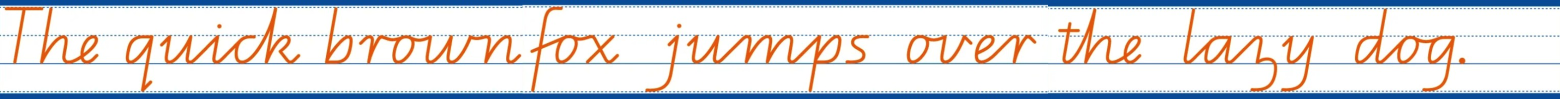
#> input picture docs/qld-cursive-reference.png, 3120 x 198 px, given in place of image-c1196c9d-5261-4044-a496-3ba42188554d.png, which was not available (shown at 1/2 size)
$ python remove-bg.py
#> lines starting #> are read from the running program, lines starting #| are printed output that depends on the picture; after the words box and inside, x2 and y2 are one past the last pixel; in counts of white or black regions, pixels touching at a corner belong together; pictures that were not available may be replaced by others from this repository, and a replacement may not be noted
#!/usr/bin/env python3
"""Remove checkerboard backgrounds while preserving white logo letters and mascot eye whites."""
from __future__ import annotations

from collections import deque
from pathlib import Path

import numpy as np
from PIL import Image
from scipy import ndimage

ROOT = Path(__file__).resolve().parents[1]
PUBLIC = ROOT / 'public'
SOURCES = {
    'logo.png': Path('/Users/niccomino/.cursor/projects/Users-niccomino-Desktop-spellwaves/assets/image-c1196c9d-5261-4044-a496-3ba42188554d.png'),
    'mascot-thinking.png': Path('/Users/niccomino/.cursor/projects/Users-niccomino-Desktop-spellwaves/assets/image-5b91d180-855c-4214-a893-721d12a7da73.png'),
    'mascot-idea.png': Path('/Users/niccomino/.cursor/projects/Users-niccomino-Desktop-spellwaves/assets/image-a468c32f-89a7-422a-8f34-a005ec01cbca.png'),
    'mascot-spelling.png': Path('/Users/niccomino/.cursor/projects/Users-niccomino-Desktop-spellwaves/assets/image-721c1157-33e1-4ec9-8522-2f3088e21e90.png'),
    'icon-home.png': Path('/Users/niccomino/.cursor/projects/Users-niccomino-Desktop-spellwaves/assets/image-2e43d994-2af8-49c9-85f6-25e31b11d45f.png'),
    'icon-learn.png': Path('/Users/niccomino/.cursor/projects/Users-niccomino-Desktop-spellwaves/assets/image-0f524ed3-1c61-457d-aeb6-6f389ff960ea.png'),
    'icon-segment.png': Path('/Users/niccomino/.cursor/projects/Users-niccomino-Desktop-spellwaves/assets/image-98a8e13c-5d99-440e-b780-8aaca7b4a697.png'),
    'icon-activities.png': Path('/Users/niccomino/.cursor/projects/Users-niccomino-Desktop-spellwaves/assets/image-4a259e1a-6433-48be-bbd5-09f7be324585.png'),
    'icon-teacher.png': Path('/Users/niccomino/.cursor/projects/Users-niccomino-Desktop-spellwaves/assets/image-1c9108cf-b0e3-4c3a-b92d-a85105857318.png'),
    'icon-activity-word-build.png': Path('/Users/niccomino/.cursor/projects/Users-niccomino-Desktop-spellwaves/assets/image-081eb6bb-915c-4cee-b3f4-19f0a5f64bf6.png'),
    'icon-activity-spell-check.png': Path('/Users/niccomino/.cursor/projects/Users-niccomino-Desktop-spellwaves/assets/image-8a6c23f2-7733-413f-b818-7688adfb0f3d.png'),
    'icon-activity-suffix-match.png': Path('/Users/niccomino/.cursor/projects/Users-niccomino-Desktop-spellwaves/assets/image-2b4652d3-614c-4aea-ba39-79501debec3d.png'),
    'icon-activity-handwriting.png': Path('/Users/niccomino/.cursor/projects/Users-niccomino-Desktop-spellwaves/assets/image-6dda4eb7-a0c4-4f27-906f-ddd2de50a328.png'),
    'icon-activity-test-mode.png': Path('/Users/niccomino/.cursor/projects/Users-niccomino-Desktop-spellwaves/assets/image-8fdb20e2-eae0-42e3-9661-a95c8963c032.png'),
    'icon-stat-sounds.png': Path('/Users/niccomino/.cursor/projects/Users-niccomino-Desktop-spellwaves/assets/image-24b4bbb7-1a6a-4470-895e-f181efc0016b.png'),
    'icon-stat-suffixes.png': Path('/Users/niccomino/.cursor/projects/Users-niccomino-Desktop-spellwaves/assets/image-5b34a46e-a721-4f90-ba70-a5acd59a1bba.png'),
    'icon-stat-prefixes.png': Path('/Users/niccomino/.cursor/projects/Users-niccomino-Desktop-spellwaves/assets/image-ecb8cd03-a8d9-4800-b8ba-06df9e4110f6.png'),
}


def sat(rgb: np.ndarray) -> np.ndarray:
    return rgb.max(axis=2) - rgb.min(axis=2)


def checker_mask(rgb: np.ndarray) -> np.ndarray:
    return (sat(rgb) <= 16) & (rgb.min(axis=2) >= 228)


def flood_checkerboard_from_edges(arr: np.ndarray) -> None:
    h, w = arr.shape[:2]
    check = checker_mask(arr[:, :, :3])
    bg = np.zeros((h, w), bool)
    visited = np.zeros((h, w), bool)
    seeds = [(x, 0) for x in range(w)] + [(x, h - 1) for x in range(w)]
    seeds += [(0, y) for y in range(h)] + [(w - 1, y) for y in range(h)]
    for sx, sy in seeds:
        if visited[sy, sx] or not check[sy, sx]:
            continue
        q: deque[tuple[int, int]] = deque([(sx, sy)])
        visited[sy, sx] = True
        while q:
            x, y = q.popleft()
            if check[y, x]:
                bg[y, x] = True
                for nx, ny in ((x + 1, y), (x - 1, y), (x, y + 1), (x, y - 1)):
                    if 0 <= nx < w and 0 <= ny < h and not visited[ny, nx] and check[ny, nx]:
                        visited[ny, nx] = True
                        q.append((nx, ny))
    arr[bg, 3] = 0
    arr[bg, :3] = 0


def keep_connected(arr: np.ndarray, *, ink_mask: np.ndarray, include_neutral: bool) -> None:
    h, w = arr.shape[:2]
    rgb = arr[:, :, :3].astype(np.int16)
    visible = arr[:, :, 3] > 10
    neutral = visible & (sat(rgb) <= 18) & (rgb.min(axis=2) >= 225)
    keep = ink_mask.copy()
    visited = ink_mask.copy()
    q: deque[tuple[int, int]] = deque([(x, y) for y in range(h) for x in range(w) if ink_mask[y, x]])
    while q:
        x, y = q.popleft()
        for nx, ny in ((x + 1, y), (x - 1, y), (x, y + 1), (x, y - 1)):
            if not (0 <= nx < w and 0 <= ny < h) or visited[ny, nx] or not visible[ny, nx]:
                continue
            if ink_mask[ny, nx] or (include_neutral and neutral[ny, nx]):
                visited[ny, nx] = True
                keep[ny, nx] = True
                q.append((nx, ny))
    remove = visible & ~keep
    arr[remove, 3] = 0
    arr[remove, :3] = 0


def flood_solid_bg_from_edges(arr: np.ndarray, bg_mask: np.ndarray) -> None:
    h, w = arr.shape[:2]
    bg = np.zeros((h, w), bool)
    visited = np.zeros((h, w), bool)
    seeds = [(x, 0) for x in range(w)] + [(x, h - 1) for x in range(w)]
    seeds += [(0, y) for y in range(h)] + [(w - 1, y) for y in range(h)]
    for sx, sy in seeds:
        if visited[sy, sx] or not bg_mask[sy, sx]:
            continue
        q: deque[tuple[int, int]] = deque([(sx, sy)])
        visited[sy, sx] = True
        while q:
            x, y = q.popleft()
            if bg_mask[y, x]:
                bg[y, x] = True
                for nx, ny in ((x + 1, y), (x - 1, y), (x, y + 1), (x, y - 1)):
                    if 0 <= nx < w and 0 <= ny < h and not visited[ny, nx] and bg_mask[ny, nx]:
                        visited[ny, nx] = True
                        q.append((nx, ny))
    arr[bg, 3] = 0
    arr[bg, :3] = 0


def strip_logo_outer_fringe(arr: np.ndarray, passes: int = 14) -> None:
    for _ in range(passes):
        visible = arr[:, :, 3] > 0
        trans = arr[:, :, 3] == 0
        near = visible & ndimage.binary_dilation(trans, iterations=1)
        rgb = arr[:, :, :3].astype(np.int16)
        white_body = ndimage.binary_dilation(visible & (rgb.min(axis=2) > 235), iterations=10)
        purple_body = ndimage.binary_dilation(
            visible & (rgb[:, :, 2] > rgb[:, :, 0] + 20) & (sat(rgb) > 20),
            iterations=12,
        )
        bad = near & ~(white_body | purple_body) & (rgb.min(axis=2) > 155)
        arr[bad, 3] = 0
        arr[bad, :3] = 0


def shrink_alpha(arr: np.ndarray, px: int = 1) -> None:
    fg = arr[:, :, 3] > 0
    for _ in range(px):
        fg = ndimage.binary_erosion(fg, structure=np.ones((3, 3), bool))
    arr[~fg, 3] = 0
    arr[~fg, :3] = 0
    arr[fg, 3] = 255


def green_bg_mask(rgb: np.ndarray, *, threshold: int = 12) -> np.ndarray:
    r, g, b = rgb[:, :, 0].astype(np.int16), rgb[:, :, 1].astype(np.int16), rgb[:, :, 2].astype(np.int16)
    dominance = g - np.maximum(r, b)
    return (g > 70) & (dominance > threshold)


def strip_green_spill(arr: np.ndarray, *, passes: int = 20) -> None:
    """Remove green-screen spill on anti-aliased edges."""
    for _ in range(passes):
        visible = arr[:, :, 3] > 0
        trans = arr[:, :, 3] == 0
        near = visible & ndimage.binary_dilation(trans, iterations=2)
        rgb = arr[:, :, :3].astype(np.int16)
        r, g, b = rgb[:, :, 0], rgb[:, :, 1], rgb[:, :, 2]
        spill = near & (g > r + 3) & (g > b + 3) & (g > 45)
        strong = spill & green_bg_mask(rgb, threshold=5)
        arr[strong, 3] = 0
        arr[strong, :3] = 0
        mild = spill & ~strong
        arr[mild, 1] = np.clip(((r[mild] + b[mild]) // 2), 0, 255)


def strip_green_fringe(arr: np.ndarray, *, passes: int = 16) -> None:
    for _ in range(passes):
        visible = arr[:, :, 3] > 0
        trans = arr[:, :, 3] == 0
        near = visible & ndimage.binary_dilation(trans, iterations=1)
        rgb = arr[:, :, :3].astype(np.int16)
        white_body = ndimage.binary_dilation(visible & (rgb.min(axis=2) > 230), iterations=12)
        purple_body = ndimage.binary_dilation(
            visible & (rgb[:, :, 2] > rgb[:, :, 0] + 15) & (sat(rgb) > 15),
            iterations=14,
        )
        black_body = ndimage.binary_dilation(visible & (rgb.max(axis=2) < 60), iterations=10)
        core = white_body | purple_body | black_body
        bad = near & ~core & (rgb[:, :, 1] > rgb[:, :, 0]) & (rgb[:, :, 1] > rgb[:, :, 2])
        arr[bad, 3] = 0
        arr[bad, :3] = 0


def purple_sidebar_bg_mask(rgb: np.ndarray) -> np.ndarray:
    rgb = rgb.astype(np.int16)
    r, g, b = rgb[:, :, 0], rgb[:, :, 1], rgb[:, :, 2]
    s = sat(rgb)
    return (b >= 130) & (b > r + 12) & (g < 200) & (s >= 6)


def process_logo(arr: np.ndarray) -> None:
    """Remove solid export backgrounds while keeping artwork."""
    rgb = arr[:, :, :3].astype(np.int16)
    h, w = rgb.shape[:2]
    corners = np.array([rgb[0, 0], rgb[0, w - 1], rgb[h - 1, 0], rgb[h - 1, w - 1]])

    edge_pixels = np.concatenate([rgb[0], rgb[-1], rgb[:, 0], rgb[:, -1]])
    if purple_sidebar_bg_mask(edge_pixels.reshape(1, -1, 3)).mean() > 0.12:
        flood_solid_bg_from_edges(arr, purple_sidebar_bg_mask(rgb))
        rgb = arr[:, :, :3].astype(np.int16)
        visible = arr[:, :, 3] > 10
        s = sat(rgb)
        mx = rgb.max(axis=2)
        ink = visible & ((mx < 95) | (rgb.min(axis=2) > 215) | (s > 12))
        keep_connected(arr, ink_mask=ink, include_neutral=True)
        whiten_dark_in_white_regions(arr)
        strip_logo_outer_fringe(arr)
        shrink_alpha(arr, px=1)
        return

    # Chroma-key green screen export
    if green_bg_mask(rgb)[0, 0] or green_bg_mask(rgb)[h - 1, w - 1]:
        flood_solid_bg_from_edges(arr, green_bg_mask(rgb, threshold=10))
        for _ in range(8):
            visible = arr[:, :, 3] > 0
            stragglers = visible & green_bg_mask(arr[:, :, :3].astype(np.int16), threshold=8)
            arr[stragglers, 3] = 0
            arr[stragglers, :3] = 0
        strip_green_spill(arr)
        strip_green_fringe(arr)
        shrink_alpha(arr, px=1)
        return

    if corners.max() < 35:
        flood_solid_bg_from_edges(arr, rgb.max(axis=2) < 28)
        return

    ref = np.median(
        [rgb[0, 0], rgb[0, w - 1], rgb[h - 1, 0], rgb[h - 1, w - 1], rgb[0, w // 2], rgb[h - 1, w // 2]],
        axis=0,
    ).astype(np.int16)

    bg_mask = np.abs(rgb - ref).max(axis=2) <= 38
    flood_solid_bg_from_edges(arr, bg_mask)

    rgb = arr[:, :, :3].astype(np.int16)
    visible = arr[:, :, 3] > 10
    s = sat(rgb)
    mx = rgb.max(axis=2)
    ink = visible & ((mx < 95) | (rgb.min(axis=2) > 215) | (s > 12))
    keep_connected(arr, ink_mask=ink, include_neutral=True)
    whiten_dark_in_white_regions(arr)
    strip_logo_outer_fringe(arr)
    shrink_alpha(arr, px=1)


def whiten_dark_in_white_regions(arr: np.ndarray, passes: int = 12) -> None:
    """Remove dark inner-shadow specks inside white SPELL letter fills."""
    h, w = arr.shape[:2]
    for _ in range(passes):
        rgb = arr[:, :, :3]
        visible = arr[:, :, 3] > 10
        mx = rgb.max(axis=2)
        white = visible & (rgb.min(axis=2) > 248)
        trans = arr[:, :, 3] == 0
        outer_black = visible & (mx < 85) & ndimage.binary_dilation(trans, iterations=4)

        fix = np.zeros((h, w), bool)
        for y in range(2, h - 2):
            for x in range(2, w - 2):
                if not visible[y, x] or outer_black[y, x] or mx[y, x] > 115:
                    continue
                wn = sum(
                    1 for dy in range(-2, 3) for dx in range(-2, 3) if white[y + dy, x + dx]
                )
                if wn >= 6:
                    fix[y, x] = True
        arr[fix] = [255, 255, 255, 255]


def process_mascot(orig: np.ndarray, arr: np.ndarray) -> None:
    rgb = arr[:, :, :3].astype(np.int16)
    orig_rgb = orig[:, :, :3].astype(np.int16)
    visible = arr[:, :, 3] > 10
    blue = visible & (rgb[:, :, 2] > rgb[:, :, 0] + 8) & (rgb[:, :, 2] > 75)
    blue_near = ndimage.binary_dilation(blue, iterations=7)
    orig_white = (orig_rgb.min(axis=2) >= 240) & (sat(orig_rgb) <= 8)
    restore = (~visible) & blue_near & orig_white
    arr[restore] = orig[restore]
    flood_checkerboard_from_edges(arr)

    s = sat(rgb)
    mx = rgb.max(axis=2)
    r, g, b = rgb[:, :, 0], rgb[:, :, 1], rgb[:, :, 2]
    visible = arr[:, :, 3] > 10
    fg = visible & (
        ((b > r + 8) & (b > 75))
        | ((r > 130) & (g > 60) & (b < 150))
        | (mx < 95)
        | (s > 40)
    )
    keep_connected(arr, ink_mask=fg, include_neutral=True)

    for _ in range(10):
        a = arr[:, :, 3]
        rgb2 = arr[:, :, :3]
        trans = a == 0
        light = (a > 0) & (sat(rgb2) <= 10) & (rgb2.min(axis=2) >= 232)
        halo = light & ndimage.binary_dilation(trans, iterations=1)
        arr[halo, 3] = 0
        arr[halo, :3] = 0


def add_white_border(arr: np.ndarray, px: int = 5) -> np.ndarray:
    """Add a white border that follows the logo silhouette."""
    h, w = arr.shape[:2]
    pad = px + 2
    padded = np.zeros((h + 2 * pad, w + 2 * pad, 4), dtype=np.uint8)
    padded[pad : pad + h, pad : pad + w] = arr

    mask = padded[:, :, 3] > 10
    dilated = mask.copy()
    struct = np.ones((3, 3), dtype=bool)
    for _ in range(px):
        dilated = ndimage.binary_dilation(dilated, structure=struct)

    out = np.zeros_like(padded)
    out[dilated] = [255, 255, 255, 255]
    out[mask] = padded[mask]
    return out


NAV_ICONS = {
    'icon-home.png',
    'icon-learn.png',
    'icon-segment.png',
    'icon-activities.png',
    'icon-teacher.png',
}


def process_icon(orig: np.ndarray, arr: np.ndarray) -> None:
    """Sticker-style sidebar icons: remove checkerboard, keep purple/white/black art."""
    process_mascot(orig, arr)


def process_all() -> None:
    PUBLIC.mkdir(parents=True, exist_ok=True)
    for name, src in SOURCES.items():
        orig = np.array(Image.open(src).convert('RGBA'))
        arr = orig.copy()
        flood_checkerboard_from_edges(arr)
#> in checker_mask, `return (sat(rgb) <= 16) & (rgb.min(axis=2) >= 228)`:
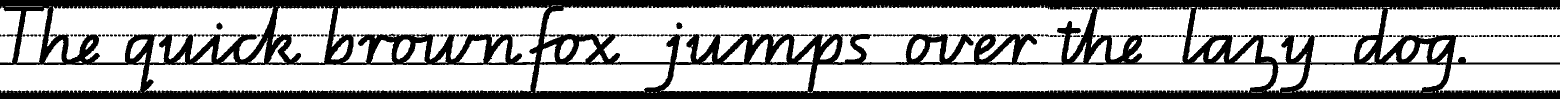
#> returned value: shape (198, 3120) bool (shown at 1/2 size); 68.9% white; 170 black regions (49 under 20 px), largest, box (x1, y1, x2, y2) and area: (0, 0, 3120, 198) 187270, (433, 45, 445, 59) 128, (1352, 45, 1365, 58) 127
#> after the loop in flood_checkerboard_from_edges, `for sx, sy in seeds:`: bg: shape (198, 3120) bool; 9.8% white; 5 white regions (1 under 20 px), largest, box (x1, y1, x2, y2) and area: (2758, 14, 3120, 126) 30393, (0, 129, 290, 185) 14908, (2876, 129, 3120, 185) 11841, (0, 13, 42, 126) 3397
        if name == 'logo.png':
            process_logo(arr)
#> in process_logo, `rgb = arr[:, :, :3].astype(np.int16)`:
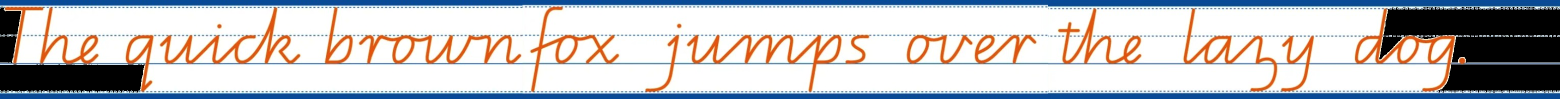
#> rgb: shape (198, 3120, 3) int16 (shown at 1/2 size); mean R, G, B 192.5, 192.3, 195.2
#> in process_logo, `corners = np.array([rgb[0, 0], rgb[0, w - 1], rgb[h - 1, 0], rgb[h - 1..`: corners = [[0, 79, 155], [10, 73, 150], [8, 74, 150], [8, 74, 150]]
#> in purple_sidebar_bg_mask (call 2), `return (b >= 130) & (b > r + 12) & (g < 200) & (s >= 6)`: returned value: shape (198, 3120) bool; 14.4% white; 1155 white regions (1100 under 20 px), largest, box (x1, y1, x2, y2) and area: (0, 0, 3120, 13) 37149, (0, 186, 3120, 198) 36246, (2929, 126, 3120, 129) 571
#> in flood_solid_bg_from_edges, `seeds = [(x, 0) for x in range(w)] + [(x, h - 1) for x in range(w)]`: seeds = 6240 pairs, first value 0 to 3119, second value 0 to 197
#> in flood_solid_bg_from_edges, `seeds += [(0, y) for y in range(h)] + [(w - 1, y) for y in range(h)]`: seeds = 6636 pairs, first value 0 to 3119, second value 0 to 197
#> after the loop in flood_solid_bg_from_edges, `for sx, sy in seeds:`:
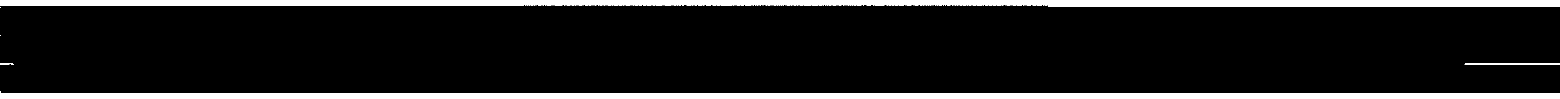
#> bg: shape (198, 3120) bool (shown at 1/2 size); 12% white; 8 white regions (4 under 20 px), largest, box (x1, y1, x2, y2) and area: (0, 0, 3120, 13) 37149, (0, 186, 3120, 198) 36246, (2929, 126, 3120, 129) 571, (0, 126, 28, 129) 77
#> in process_logo, `visible = arr[:, :, 3] > 10`: visible: shape (198, 3120) bool; 78.2% white; 5 black regions (1 under 20 px), largest, box (x1, y1, x2, y2) and area: (2758, 14, 3120, 185) 42805, (0, 0, 3120, 13) 37149, (0, 186, 3120, 198) 36246, (0, 13, 290, 185) 18394
#> in process_logo, `ink = visible & ((mx < 95) | (rgb.min(axis=2) > 215) | (s > 12))`: ink: shape (198, 3120) bool; 78.1% white; 355 black regions (351 under 20 px), largest, box (x1, y1, x2, y2) and area: (2758, 14, 3120, 185) 42865, (0, 0, 3120, 13) 37149, (0, 186, 3120, 198) 36246, (0, 13, 290, 185) 18423
#> in keep_connected, `neutral = visible & (sat(rgb) <= 18) & (rgb.min(axis=2) >= 225)`:
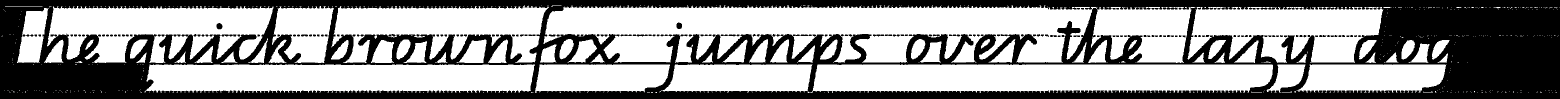
#> neutral: shape (198, 3120) bool (shown at 1/2 size); 59.8% white; 182 black regions (97 under 20 px), largest, box (x1, y1, x2, y2) and area: (0, 0, 3120, 198) 243925, (1353, 45, 1364, 58) 120, (433, 46, 445, 59) 120
#> the loop in keep_connected, `while q:` made 482191 passes
#> (x, y) on passes 1 to 3: (1055, 8), (1184, 8), (1904, 8)
#> in keep_connected, `remove = visible & ~keep`: remove: shape (198, 3120) bool; 0.16% white in thin lines or dots, all inside (x1, y1, x2, y2) = (9, 12, 3057, 185)
#> in keep_connected, `arr[remove, :3] = 0`:
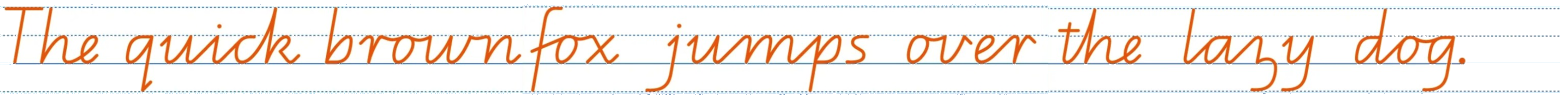
#> arr: shape (198, 3120, 4) (shown at 1/2 size); mean R, G, B, A 189.7, 182.1, 176.7, 199; transparent parts drawn white
#> after the loop in whiten_dark_in_white_regions, `for _ in range(passes):`: fix: shape (198, 3120) bool; every value is 0
#> the loop in strip_logo_outer_fringe, `for _ in range(passes):` made 14 passes
#> pass 1, in strip_logo_outer_fringe, `purple_body = ndimage.binary_dilation( visible & (rgb[:, :, 2] > rgb[:..`:
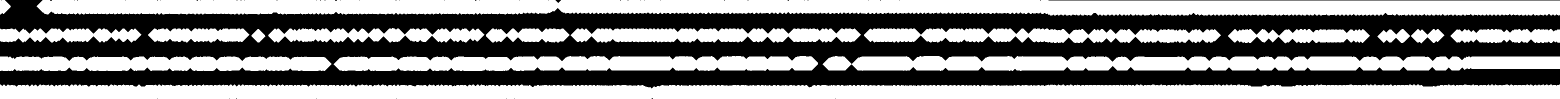
#> purple_body: shape (198, 3120) bool (shown at 1/2 size); 51.4% white; 53 black regions (50 under 20 px), largest, box (x1, y1, x2, y2) and area: (0, 0, 3120, 177) 299028, (2097, 0, 3120, 1) 1023, (1111, 0, 1122, 6) 36
#> after the loop in strip_logo_outer_fringe, `for _ in range(passes):`: arr: shape (198, 3120, 4); under 0.01% of pixels changed, all inside (x1, y1, x2, y2) = (29, 95, 2929, 116)
#> after the loop in strip_logo_outer_fringe, `for _ in range(passes):`: trans: shape (198, 3120) bool; 21.9% white; 355 white regions (351 under 20 px), largest, box (x1, y1, x2, y2) and area: (2758, 14, 3120, 185) 42878, (0, 0, 3120, 13) 37149, (0, 186, 3120, 198) 36246, (0, 13, 290, 185) 18426
            arr = add_white_border(arr, px=12)
#> in add_white_border, `mask = padded[:, :, 3] > 10`: mask: shape (226, 3148) bool; 65.7% white; 252 black regions (166 under 20 px), largest, box (x1, y1, x2, y2) and area: (0, 0, 3148, 226) 239549, (1225, 138, 1241, 144) 57, (1184, 139, 1194, 144) 38
#> after the loop in add_white_border, `for _ in range(px):`:
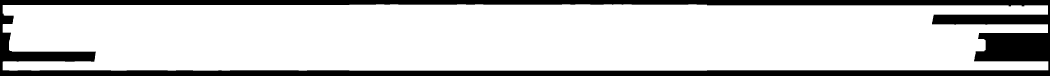
#> dilated: shape (226, 3148) bool (shown at 1/3 size); 81.4% white; 1 black region, box (x1, y1, x2, y2) and area: (0, 0, 3148, 226) 132556
        elif name.startswith('icon-'):
            process_icon(orig, arr)
            if name in NAV_ICONS:
                arr = add_white_border(arr, px=48)
        else:
            process_mascot(orig, arr)
        out = Image.fromarray(arr)
        bbox = out.getbbox()
#> bbox = (8, 13, 3145, 212)
        if bbox:
            out = out.crop(bbox)
        out.save(PUBLIC / name, optimize=True)
        print(f'wrote {name} -> {out.size}')
#| wrote logo.png -> (3137, 199)


if __name__ == '__main__':
#> (the run stopped early here; a loop or call above may not have finished)
